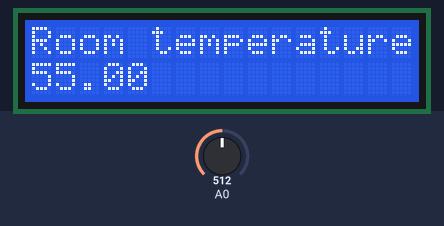
The sketch below on a simulated Arduino Uno, built with avr-gcc and run on an emulated ATmega328P. On the bench: 16×2 character LCD. The test bench sets the inputs (shaded band); at power-on: A0 = 512.

Above: at 1.2 s.
1.3 s: A0 set to 716
At 2.8 s:
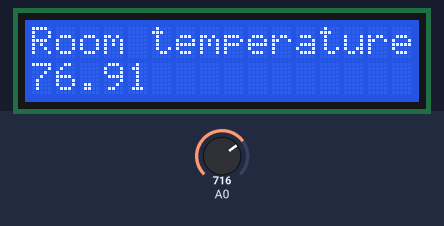
3.5 s: A0 set to 900
At 4.8 s:
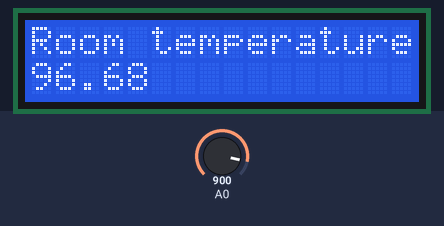
5.6 s: A0 set to 1023
At 6.8 s:
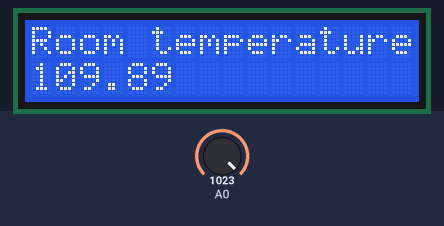
Timing chart, 0 to 8.6 s (numbered marks = the images above; inputs shaded):
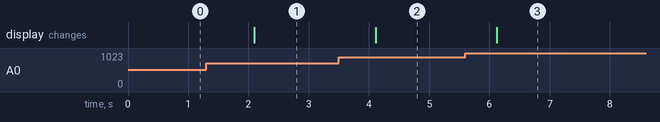

Measured:
- after the input at 1.3 s, the display: changes after 0.80 s (image 1)
- after the input at 3.5 s, the display: changes after 0.61 s (image 2)
- after the input at 5.6 s, the display: changes after 0.52 s (image 3)

The sketch:

LM35-3.ino
```cpp
#include<Wire.h>
#include<LiquidCrystal_I2C.h>
LiquidCrystal_I2C lcd(0x27, 2, 1, 0, 4, 5, 6, 7, 3, POSITIVE);


void setup()
{
  analogReference(INTERNAL);
  lcd.begin(16,2);
  lcd.clear();
  lcd.print("Room temperature");
}

void loop()
{
  float temp = 100.00 * (1.10 / 1024.00) * analogRead(A0);
  lcd.setCursor(0, 1);
  lcd.print(temp);
  delay(1000);

}
```
